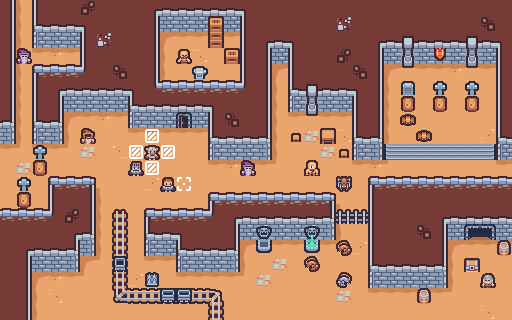

A 2D game scene composited from a Tiled map and its tileset images. What follows is a short description and the map's XML, with every tile layer's data as written:
An orthogonal 32x20 tile map with 16x16 px tiles, 3 tile layers (Tile Layer 1, objects, carts).

<map version="1.10" tiledversion="1.11.2" orientation="orthogonal" renderorder="right-down" width="32" height="20" tilewidth="16" tileheight="16" infinite="0" nextlayerid="5" nextobjectid="1">
 <tileset firstgid="1" source="sampleSheet.tsx" />
 <layer id="1" name="Tile Layer 1" width="32" height="20">
  <data encoding="csv">
14,1610612787,16,1,1,3221225485,1,1,1,2,3,3,3,3,3,4,1,1,1,1,1,1,1,1,1,1,1,1,1,1,1,1,
14,1610612787,17,3,3,4,1,1,1,14,41,41,41,41,41,16,1,1,1,1,1,25,1,1,1,1,1,1,1,1,1073741837,1,
14,1610612787,58,41,41,16,25,1,1,14,1610612789,51,51,52,51,16,2,3,4,1,1,1,1,2,3,7,3,3,3,7,3,4,
14,1610612787,51,52,51,16,1,1,1,14,1610612787,49,3221225522,49,49,16,14,41,16,1,1,536870925,1,14,41,19,41,30,41,19,41,16,
14,1610612787,5,27,27,28,1,1073741837,1,14,1610612787,49,49,49,49,16,14,1610612789,16,1,1,1,1073741837,14,1610612789,31,51,51,52,31,51,16,
14,1610612787,16,2,3,3,3,3,4,26,27,27,27,27,27,28,14,1610612787,17,7,3,3,4,14,1610612787,49,49,49,49,49,49,16,
14,1610612787,16,14,41,41,41,41,17,3,3,3,3,4,1,1,14,1610612787,58,19,41,41,16,14,1610612787,49,49,49,49,49,49,16,
18,1610612787,17,18,1610612789,51,52,51,58,41,41,22,41,16,2684354573,1,14,1610612787,51,31,51,51,16,14,1610612787,49,49,49,49,49,49,16,
60,1610612787,58,60,1610612787,49,49,49,51,51,51,51,51,17,3,3,18,1610612787,49,43,49,3221225522,17,18,1610612787,49,49,49,49,49,2684354610,17,
51,54,51,51,54,43,49,50,49,49,49,49,49,58,41,41,60,1610612787,49,49,43,49,58,60,37,38,38,38,38,38,39,58,
49,43,49,49,49,49,49,49,49,49,49,49,49,51,52,51,51,54,49,49,49,49,51,52,54,49,49,49,49,49,49,51,
49,49,49,5,27,6,1610612790,49,49,2147483698,49,49,49,49,49,49,49,49,49,49,49,49,49,5,27,27,27,27,27,27,27,27,
49,49,49,16,1,14,1610612787,49,49,49,49,49,49,5,27,27,27,27,27,27,6,1610612790,49,16,1,1,1,1,1,1,1,1,
27,27,27,28,3221225485,14,1610612787,49,49,5,27,27,27,28,2,3,3,3,3,3,18,1610612787,49,16,1,1,1,2,3,3,3,3,
1,1,1,1,2,18,1610612787,49,49,17,3,4,1,1,14,41,20,41,41,21,60,1610612787,49,16,1,1,1073741837,14,41,11,12,41,
1,2,3,3,18,60,1610612787,49,49,58,41,17,3,3,18,1610612789,32,51,51,33,51,54,2147483698,16,1,1,1,14,1610612789,51,51,51,
1,14,41,41,60,1610612789,54,49,49,51,51,58,41,41,60,1610612787,49,43,49,49,49,49,49,17,3,3,3,18,1610612787,49,49,49,
1,14,1610612789,52,51,54,49,49,2147483698,42,49,51,51,51,51,54,43,49,49,49,49,49,49,58,41,41,41,60,1610612787,49,49,49,
1,14,1610612787,3758096434,49,49,49,49,49,3758096434,49,49,49,49,49,49,49,49,49,49,49,43,49,51,51,51,51,51,54,49,49,49,
1,14,1610612787,49,49,49,49,49,49,49,49,49,49,49,49,49,49,49,49,49,49,49,49,49,49,49,49,49,49,49,3758096434,49
</data>
 </layer>
 <layer id="3" name="objects" width="32" height="20">
  <data encoding="csv">
0,0,0,0,0,0,0,0,0,0,0,0,0,0,0,0,0,0,0,0,0,0,0,0,0,0,0,0,0,0,0,0,
0,0,0,0,0,0,0,0,0,0,0,0,0,64,0,0,0,0,0,0,0,0,0,0,0,0,0,0,0,0,0,0,
0,0,0,0,0,0,0,0,0,0,0,0,0,76,0,0,0,0,0,0,0,0,0,0,0,0,0,0,0,0,0,0,
0,85,0,0,0,0,0,0,0,0,0,87,0,0,64,0,0,0,0,0,0,0,0,0,0,0,0,0,0,0,0,0,
0,0,0,0,0,0,0,0,0,0,0,0,75,0,0,0,0,0,0,0,0,0,0,0,0,0,0,0,0,0,0,0,
0,0,0,0,0,0,0,0,0,0,0,0,0,0,0,0,0,0,0,0,0,0,0,0,0,66,0,65,0,65,0,0,
0,0,0,0,0,0,0,0,0,0,0,0,0,0,0,0,0,0,0,0,0,0,0,0,0,67,0,67,0,67,0,0,
0,0,0,0,0,0,0,0,0,0,0,0,0,0,0,0,0,0,0,0,0,0,0,0,0,121,0,0,0,0,0,0,
0,0,0,0,0,112,0,0,0,62,0,0,0,0,0,0,0,0,74,0,73,0,0,0,0,0,121,0,0,0,0,0,
0,0,65,0,0,0,0,0,62,88,62,0,0,0,0,0,0,0,0,0,0,74,0,0,0,0,0,0,0,0,0,0,
0,0,67,0,0,0,0,0,98,62,0,0,0,0,0,85,0,0,0,2147483758,0,0,0,0,0,0,0,0,0,0,0,0,
0,65,0,0,0,0,0,0,0,0,99,61,0,0,0,0,0,0,0,0,0,123,0,0,0,0,0,0,0,0,0,0,
0,67,0,0,0,0,0,0,0,0,0,0,0,0,0,0,0,0,0,0,0,0,0,0,0,0,0,0,0,0,0,0,
0,0,0,0,0,0,0,68,0,0,0,0,0,0,0,0,0,0,0,0,0,78,78,0,0,0,0,0,0,0,0,0,
0,0,0,0,0,0,0,82,0,0,0,0,0,0,0,0,0,0,0,0,0,0,0,0,0,0,0,0,0,0,0,0,
0,0,0,0,0,0,0,82,0,0,0,0,0,0,0,0,0,0,0,0,0,124,0,0,0,0,0,0,0,0,0,83,
0,0,0,0,0,0,0,82,0,0,0,0,0,0,0,0,0,0,0,124,0,0,0,0,0,0,0,0,0,90,0,0,
0,0,0,0,0,0,0,82,0,0,0,0,0,0,0,0,0,0,0,0,0,2147483773,0,0,0,0,0,0,0,0,2147483749,0,
0,0,0,0,0,0,0,94,71,71,71,71,71,72,0,0,0,0,0,0,0,0,0,0,0,0,83,0,0,0,0,0,
0,0,0,0,0,0,0,0,0,0,0,0,0,82,0,0,0,0,0,0,0,0,0,0,0,0,0,0,0,0,0,0
</data>
 </layer>
 <layer id="4" name="carts" width="32" height="20">
  <data encoding="csv">
0,0,0,0,0,0,0,0,0,0,0,0,0,0,0,0,0,0,0,0,0,0,0,0,0,0,0,0,0,0,0,0,
0,0,0,0,0,0,0,0,0,0,0,0,0,0,0,0,0,0,0,0,0,0,0,0,0,0,0,0,0,0,0,0,
0,0,0,0,0,0,0,0,0,0,0,0,0,0,0,0,0,0,0,0,0,0,0,0,0,0,0,0,0,0,0,0,
0,0,0,0,0,0,0,0,0,0,0,0,0,0,0,0,0,0,0,0,0,0,0,0,0,0,0,0,0,0,0,0,
0,0,0,0,0,0,0,0,0,0,0,0,0,0,0,0,0,0,0,0,0,0,0,0,0,0,0,0,0,0,0,0,
0,0,0,0,0,0,0,0,0,0,0,0,0,0,0,0,0,0,0,0,0,0,0,0,0,0,0,0,0,0,0,0,
0,0,0,0,0,0,0,0,0,0,0,0,0,0,0,0,0,0,0,0,0,0,0,0,0,0,0,0,0,0,0,0,
0,0,0,0,0,0,0,0,0,0,0,0,0,0,0,0,0,0,0,0,0,0,0,0,0,0,0,0,0,0,0,0,
0,0,0,0,0,0,0,0,0,0,0,0,0,0,0,0,0,0,0,0,0,0,0,0,0,0,0,0,0,0,0,0,
0,0,0,0,0,0,0,0,0,0,0,0,0,0,0,0,0,0,0,0,0,0,0,0,0,0,0,0,0,0,0,0,
0,0,0,0,0,0,0,0,0,0,0,0,0,0,0,0,0,0,0,0,0,0,0,0,0,0,0,0,0,0,0,0,
0,0,0,0,0,0,0,0,0,0,0,0,0,0,0,0,0,0,0,0,0,0,0,0,0,0,0,0,0,0,0,0,
0,0,0,0,0,0,0,0,0,0,0,0,0,0,0,0,0,0,0,0,0,0,0,0,0,0,0,0,0,0,0,0,
0,0,0,0,0,0,0,0,0,0,0,0,0,0,0,0,0,0,0,0,0,0,0,0,0,0,0,0,0,0,0,0,
0,0,0,0,0,0,0,0,0,0,0,0,0,0,0,0,0,0,0,0,0,0,0,0,0,0,0,0,0,0,0,0,
0,0,0,0,0,0,0,0,0,0,0,0,0,0,0,0,0,0,0,0,0,0,0,0,0,0,0,0,0,0,0,0,
0,0,0,0,0,0,0,56,0,0,0,0,0,0,0,0,0,0,0,0,0,0,0,0,0,0,0,0,0,0,0,0,
0,0,0,0,0,0,0,0,0,0,0,0,0,0,0,0,0,0,0,0,0,0,0,0,0,0,0,0,0,0,0,0,
0,0,0,0,0,0,0,0,0,0,55,55,0,0,0,0,0,0,0,0,0,0,0,0,0,0,0,0,0,0,0,0,
0,0,0,0,0,0,0,0,0,0,0,0,0,0,0,0,0,0,0,0,0,0,0,0,0,0,0,0,0,0,0,0
</data>
 </layer>
</map>
